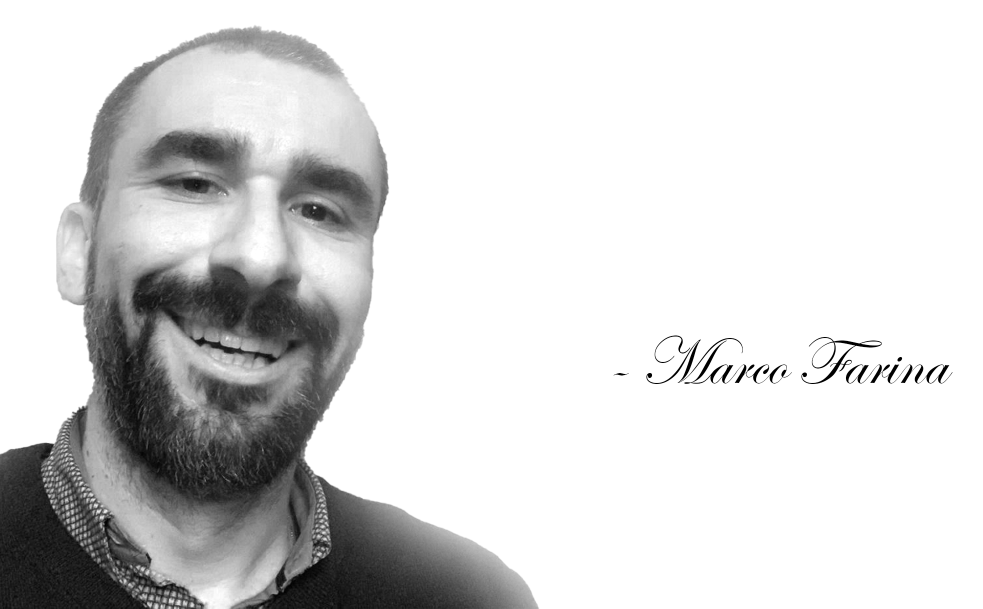
#> input picture template.png, 1965 x 1217 px (shown at 1/2 size)
$ python makeImage.py template.png out.png
#> lines starting #> are read from the running program, lines starting #| are printed output that depends on the picture
import sys
from PIL import Image, ImageFont, ImageDraw


my_image = Image.open("template.png").convert("RGBA")
title_font = ImageFont.truetype('ED.TTF', 105)
title_text = sys.argv[1]


button_image = Image.new('RGBA', (1024,382), "white")
#> button_image: PIL image 1024x382 RGBA; every value is 255
button_draw = ImageDraw.Draw(button_image)
button_draw = ImageDraw.Draw(button_image)
button_draw.text((1000, 382/2), "\"" + title_text + "\"", font=title_font, anchor="rm", fill="black")

my_image.paste(button_image, (881, 289))
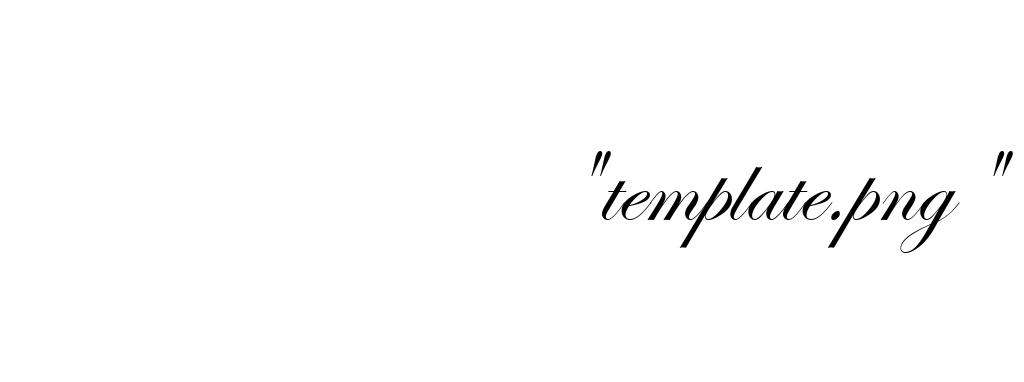
#> button_image: PIL image 1024x382 RGBA; mean R, G, B, A 252.1, 252.1, 252.1, 255


my_image.save(sys.argv[2])
